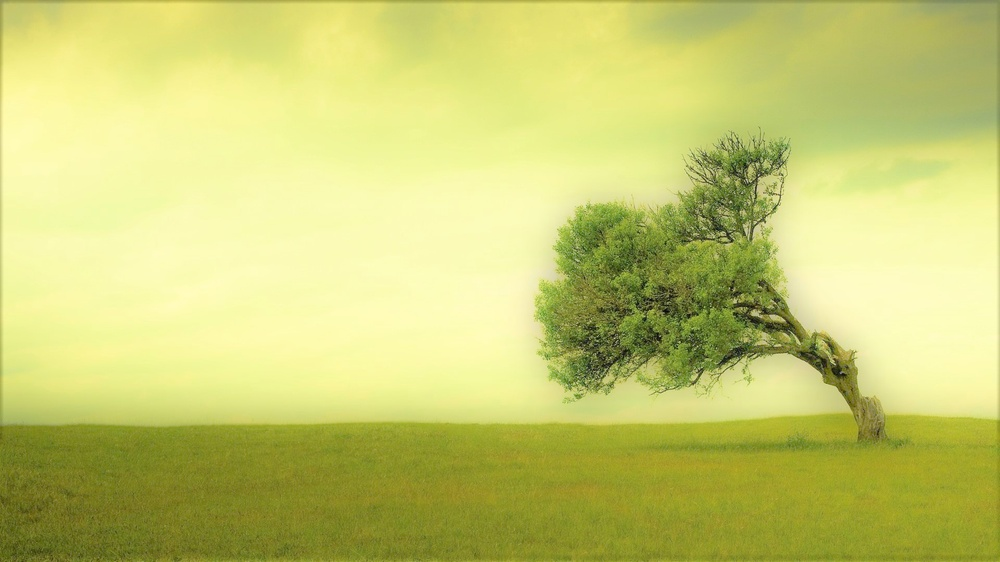
#> input picture CLAHE/download.jpg, 1000 x 562 px, shrunk from 1920 x 1080 before the run
$ python histogramadaptive.py
#> lines starting #> are read from the running program, lines starting #| are printed output that depends on the picture
# -*- coding: utf-8 -*-
"""
Created on Thu Jul  4 18:07:20 2019

@author: SRIJAN
"""


import cv2
import numpy as np
from matplotlib import pyplot as plt

"""mathematical way"""
# [23 lines of commented-out code are left out]

"""OpenCV way"""

img = cv2.imread('download.jpg', 1)
#> img is the input picture: shape (562, 1000, 3); mean B, G, R 113, 203, 199.1

#-----Converting image to LAB Color model-----------------------------------
lab= cv2.cvtColor(img, cv2.COLOR_BGR2LAB)
#> lab: shape (562, 1000, 3); mean of channels 0, 1, 2 202.3, 114, 171.8
#-----Splitting the LAB image to different channels-------------------------
l, a, b = cv2.split(lab)
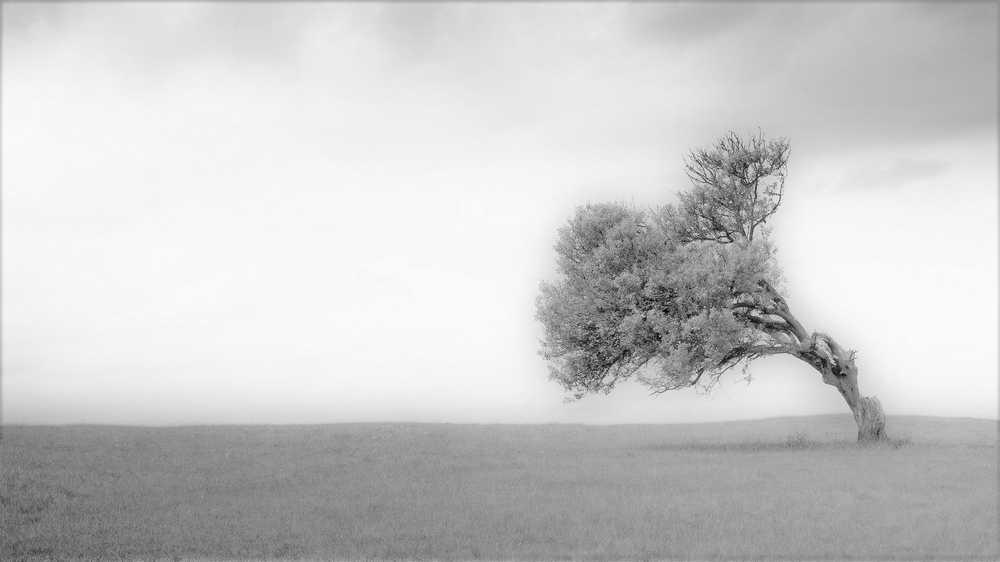
#> l: shape (562, 1000); min 3, max 251, mean 202.3
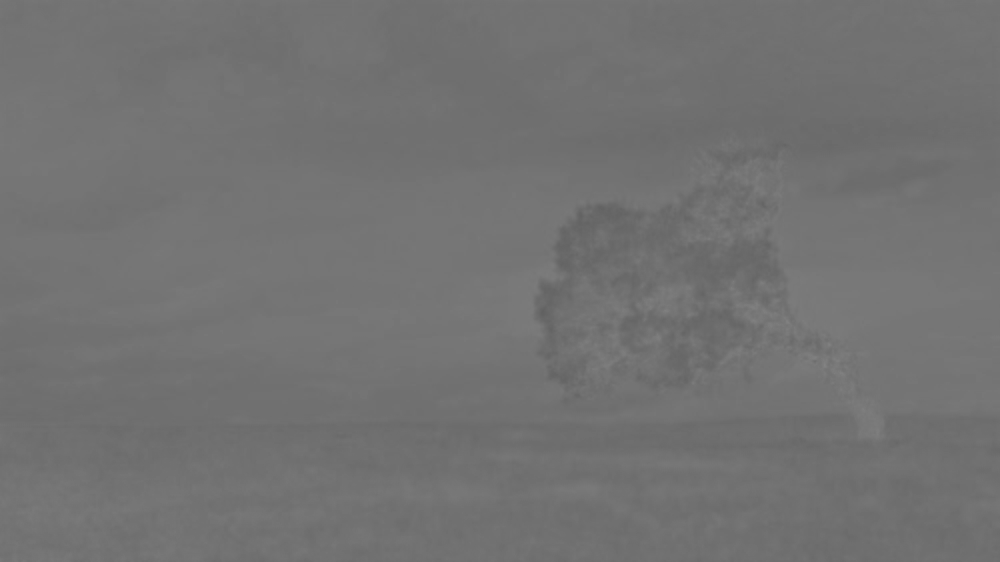
#> a: shape (562, 1000); min 97, max 131, mean 114
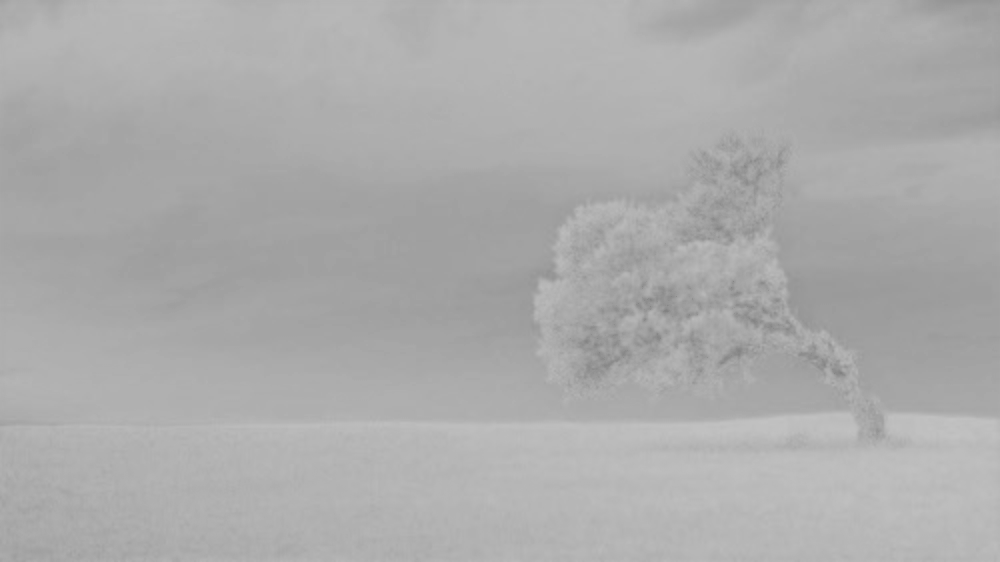
#> b: shape (562, 1000); min 130, max 195, mean 171.8
#-----Applying CLAHE to L-channel-------------------------------------------
clahe = cv2.createCLAHE(clipLimit=3.0, tileGridSize=(8,8))
cl = clahe.apply(l)
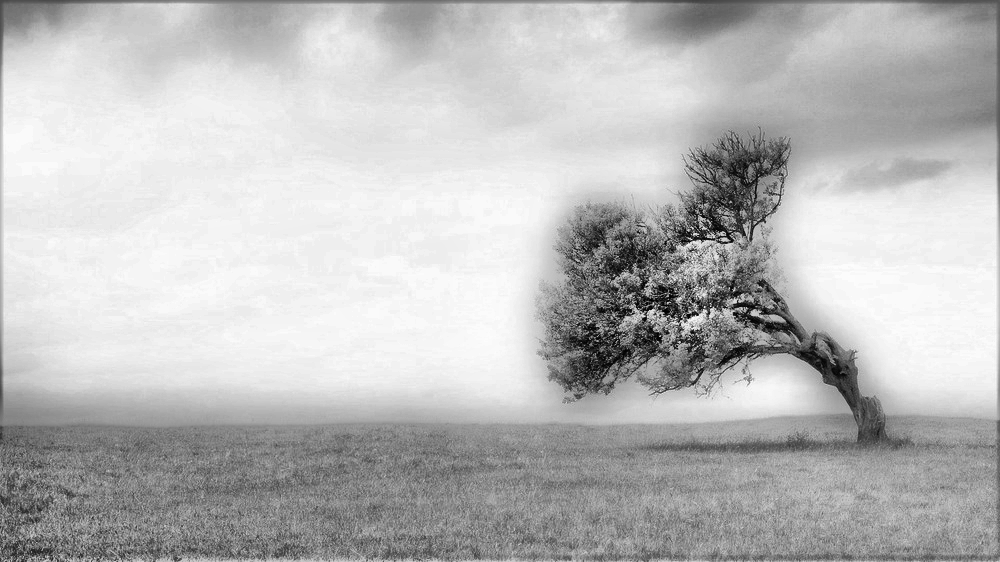
#> cl: shape (562, 1000); min 0, max 253, mean 186.6
#-----Merge the CLAHE enhanced L-channel with the a and b channel-----------
limg = cv2.merge((cl,a,b))
#> limg: shape (562, 1000, 3); mean of channels 0, 1, 2 186.6, 114, 171.8
#-----Converting image from LAB Color model to RGB model--------------------
final = cv2.cvtColor(limg, cv2.COLOR_LAB2BGR)
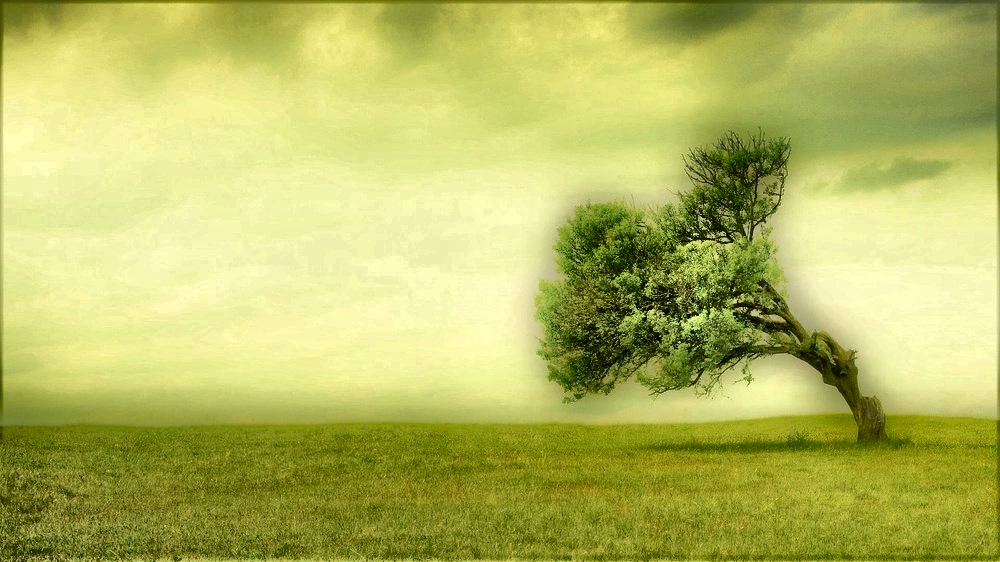
#> final: shape (562, 1000, 3); mean B, G, R 97.2, 186.8, 182.4
cv2.imwrite('final.jpg', final)

$ run again, with CLAHE/comparison.png saved as CLAHE/download.jpg
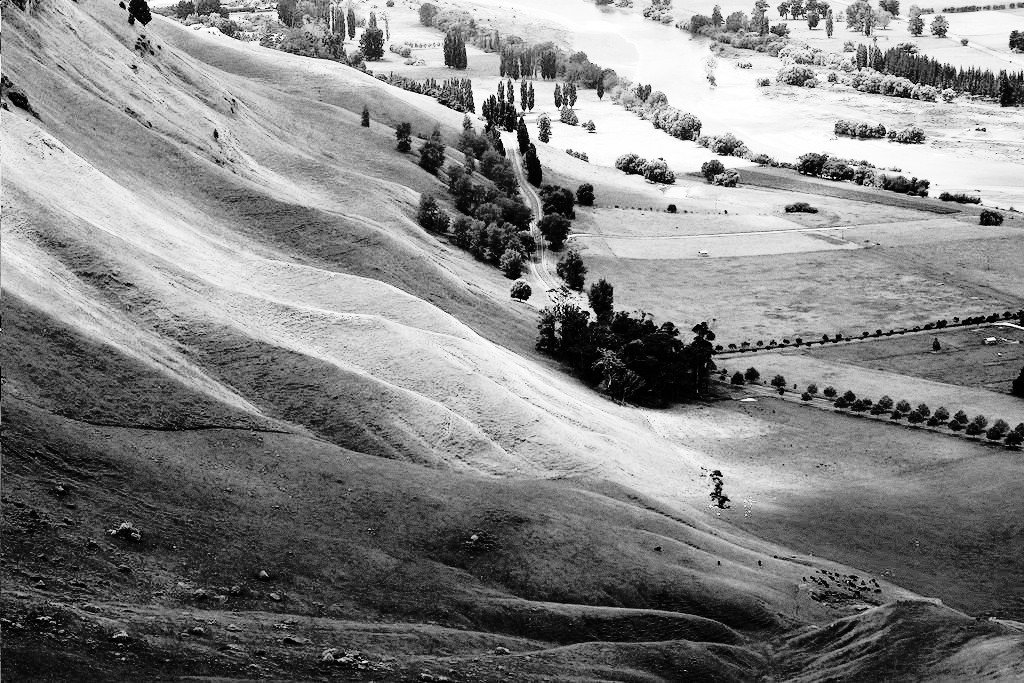
#> input picture CLAHE/comparison.png, 1024 x 683 px
#> img is the input picture: shape (683, 1024, 3); min 0, max 255, mean 130.5
#> lab: shape (683, 1024, 3); mean of channels 0, 1, 2 135.5, 128, 128
#> a: shape (683, 1024); every value is 128
#> `cl = clahe.apply(l)`:
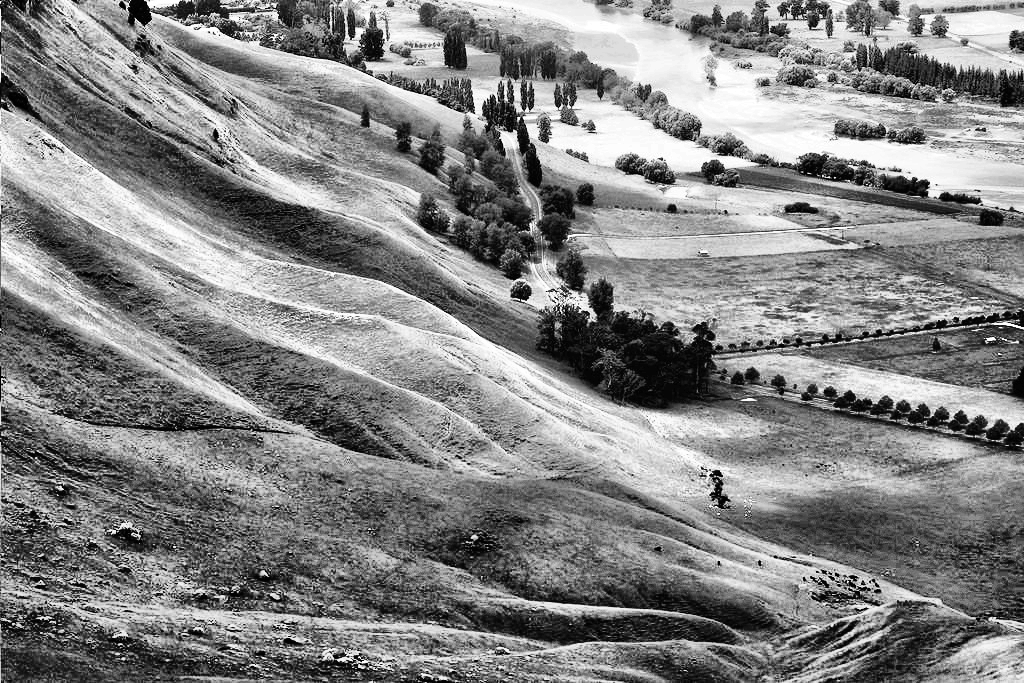
#> cl: shape (683, 1024); min 0, max 255, mean 131.8
#> limg: shape (683, 1024, 3); mean of channels 0, 1, 2 131.8, 128, 128
